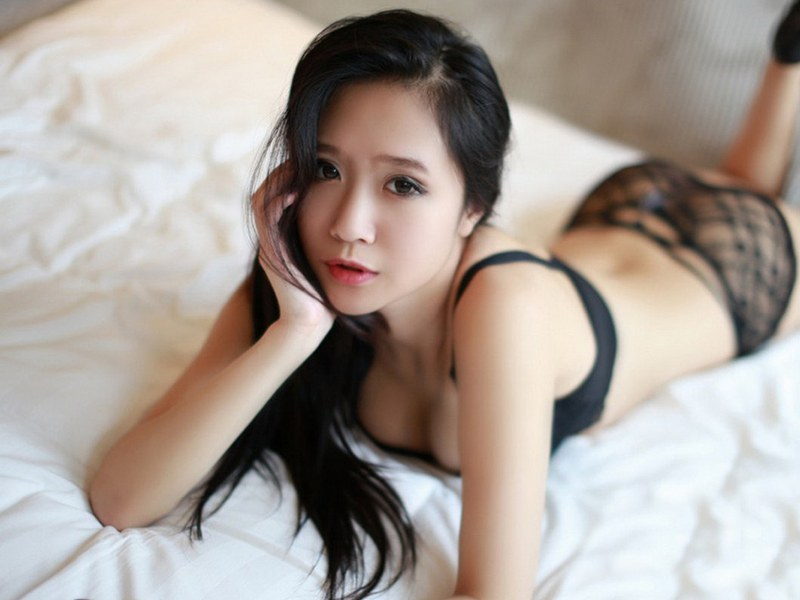
#> input picture 14.Affine/image0.jpg, 800 x 600 px
$ python Affine.py
#> lines starting #> are read from the running program, lines starting #| are printed output that depends on the picture
# -*- coding: utf-8 -*-
"""
Created on Sun Feb 10 09:56:47 2019

@author: miss.j
"""
# x->300-500
# y->400-500
import cv2
import numpy as np
def main():
    img = cv2.imread('image0.jpg', 1)
#> img is the input picture: shape (600, 800, 3); mean B, G, R 152.6, 159.6, 169.6
    Info = img.shape
#> Info = (600, 800, 3)
    height = Info[0]
#> height = 600
    width = Info[1]
#> width = 800
    matSrc = np.float32([[0,0],[height-1,0],[0,width-1]])
#> matSrc = [[0, 0], [599, 0], [0, 799]]
    matDst = np.float32([[50,50],[height-200,300],[100,width-300]])
#> matDst = [[50, 50], [400, 300], [100, 500]]
    matAffine = cv2.getAffineTransform(matSrc,matDst)
    dst = cv2.warpAffine(img,matAffine,(height,width))
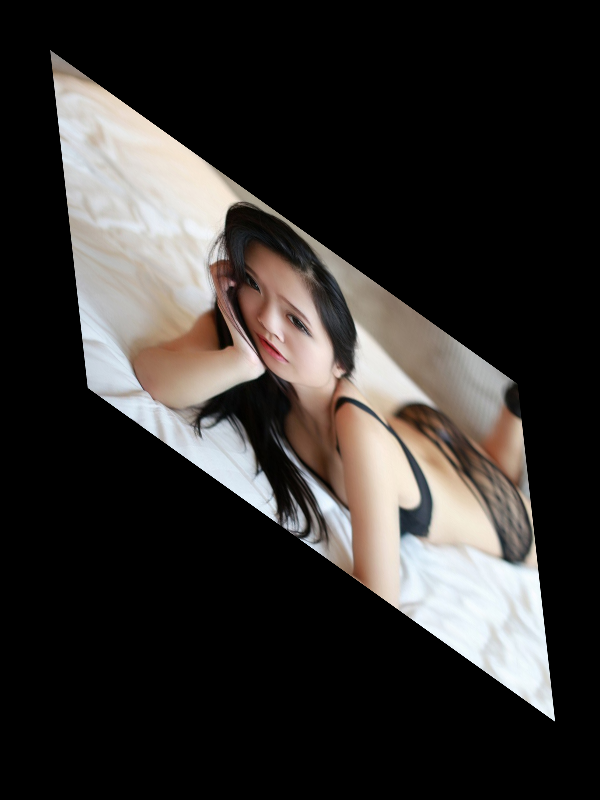
#> dst: shape (800, 600, 3); mean B, G, R 46.2, 48.4, 51.4
    cv2.imshow("dst",dst)
    cv2.waitKey(0)

if __name__ == "__main__":
    main()
